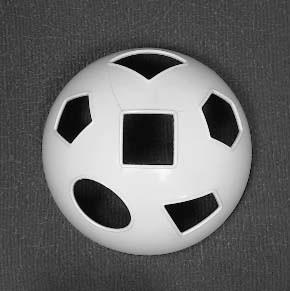
%> input picture MatlabScripts/bimodal1.jpg, 290 x 291 px
$ octave GraytreshOtsusBinarization.m   (GNU Octave 9; MATLAB toolbox functions it lacks are replaced by stand-ins)
%> lines starting %> are read from the running program, lines starting %| are printed output that depends on the picture; in (x1, y1, x2, y2) boxes, pixels count from 0 and x2, y2 are one past the last pixel; in counts of white or black regions, pixels touching at a corner belong together; the program's own positions count from 1
%% Otsus binarization method
img =imread('bimodal1.jpg');
%> img is the input picture: size 291x290x3 uint8; min 0, max 254, mean 103.6
% size(img)
subplot(2,2,1);
imshow(img), title('Original image');
mono=rgb2gray(img);
subplot(2,2,2);
imshow(mono), title('Grayscale image');
T = graythresh(mono);
%> T = 0.522
BW = imbinarize(mono,T);
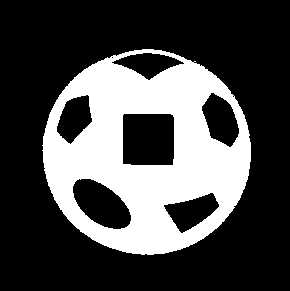
%> BW: size 291x290 logical; 29.1% white; 1 white region, box (x1, y1, x2, y2) and area: (42, 49, 251, 255) 24541
subplot(2,2,3);
imshow(BW), title('Binarized Otsu image');
BW2 = imbinarize(mono);
subplot(2,2,4);
imshow(BW2), title('Binarized Otsu image 2');


%% Otsus binarization method VS adaptive thresholding
img =imread('thresholdingImage.jpg');
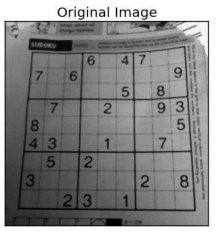
%> input picture MatlabScripts/thresholdingImage.jpg, 220 x 234 px
%> img is the input picture: size 234x220x3 uint8; min 0, max 255, mean 135.4
% size(img)
subplot(2,2,1);
imshow(img), title('Original image');
mono=rgb2gray(img);
%> mono: size 234x220 uint8
subplot(2,2,2);
imshow(mono), title('Grayscale image');
T = graythresh(mono)
%> T = 0.702
BW = imbinarize(mono,T);
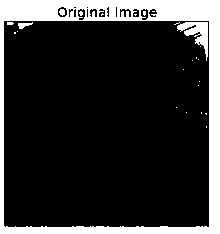
%> BW: size 234x220 logical; 18.4% white; 25 white regions (21 under 20 px), largest, box (x1, y1, x2, y2) and area: (0, 0, 220, 234) 8847, (177, 22, 208, 61) 476, (18, 22, 33, 29) 56, (59, 9, 65, 16) 32
subplot(2,2,3);
imshow(BW), title('Binarized Otsu image');
T2 = adaptthresh(mono, 0.64);
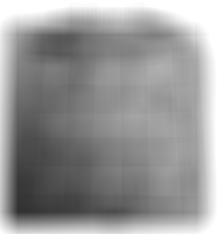
%> T2: size 234x220 double; min 0.185, max 1, mean 0.593
BW2 = imbinarize(mono,T2);
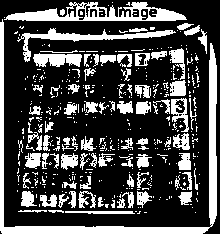
%> BW2: size 234x220 logical; 28.5% white; 444 white regions (359 under 20 px), largest, box (x1, y1, x2, y2) and area: (0, 19, 217, 234) 3676, (4, 2, 187, 21) 1688, (17, 28, 176, 62) 958
subplot(2,2,4);
imshow(BW2), title('Adaptive Binarized image');


%% Adaptive vs global vs otsus
img =imread('thresholdingImage.jpg');
% size(img)
subplot(2,2,1);
imshow(img), title('Original image');

mono=rgb2gray(img);
subplot(2,2,2);
T = graythresh(mono);
BW = imbinarize(mono,T);
imshow(BW), title('Otsu binarized image');

subplot(2,2,3);
T2 = adaptthresh(mono, 0.64);
BW2 = imbinarize(mono,T2);
imshow(BW2), title('Adaptive binarized image');

subplot(2,2,4);
% BW3 = imbinarize(mono,0.45);%the second parameter is a number from 0 to 1,
        %this is because mono is of type uint8, converting it to double
        %will result in introducing a number from 0 to 255 as the second
        %value parameter
BW3 = imbinarize(double(mono),128);
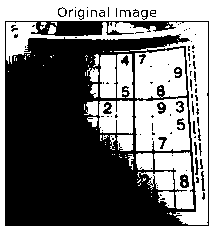
%> BW3: size 234x220 logical; 48.1% white; 75 white regions (54 under 20 px), largest, box (x1, y1, x2, y2) and area: (0, 0, 220, 234) 9399, (6, 22, 208, 225) 5428, (135, 98, 190, 151) 2446
imshow(BW3), title('Global binarized image');
